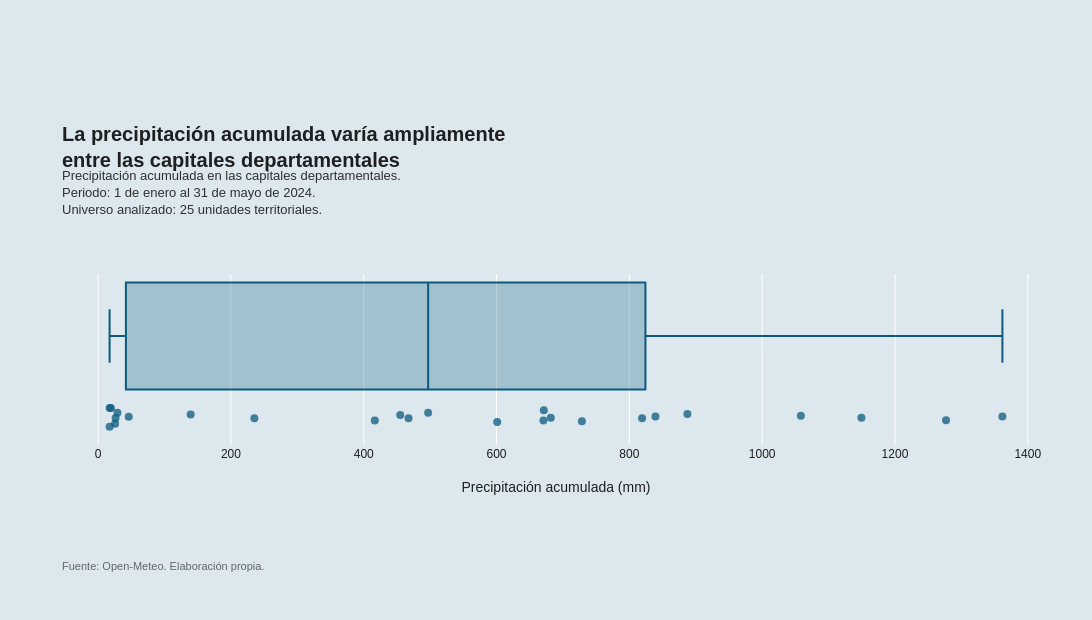

Notebook source saved alongside this figure:
### Markdown cell above
## Boxplot

### Code cell
# Importa Plotly Express, que usaremos para construir el boxplot.
import plotly.express as px


# Crea el boxplot usando la columna de precipitación acumulada.
fig_box = px.box(
    
    # Usa el dataframe principal.
    datos,
    
    # Define la variable numérica que irá en el eje X.
    x="lluvia_total_mm",
    
    # Muestra también todos los puntos individuales junto con la caja.
    points="all",
    
    # Cuando se pase el mouse sobre un punto, se mostrará el departamento.
    hover_name="departamento",
    
    # Cambia el nombre que aparecerá en el eje X.
    labels={
        "lluvia_total_mm": "Precipitación acumulada (mm)"
    }
)


# Ajusta el estilo visual de la caja y de los puntos.
fig_box.update_traces(
    
    # Hace la caja más delgada para que no se vea tan grande.
    width=0.18,
    
    # Define el color de relleno de la caja con algo de transparencia.
    fillcolor="rgba(11, 90, 125, 0.28)",
    
    # Define el color y grosor del borde de la caja.
    line=dict(
        color="#0B5A7D",
        width=2
    ),
    
    # Ajusta el aspecto de los puntos individuales.
    marker=dict(
        color="#0B5A7D",
        size=8,
        opacity=0.75
    )
)


# Ajusta el diseño general del gráfico.
fig_box.update_layout(
    
    # Define el color de fondo del área del gráfico.
    plot_bgcolor="#DCE8EE",
    
    # Define el color de fondo de toda la figura.
    paper_bgcolor="#DCE8EE",
    
    # Define el ancho total de la figura.
    width=1100,
    
    # Define la altura total de la figura.
    height=620,
    
    # Define los márgenes: izquierda, derecha, arriba y abajo.
    margin=dict(
        l=60,
        r=40,
        t=190,
        b=130
    ),
    
    # Define la fuente general del gráfico.
    font=dict(
        family="Arial",
        size=12,
        color="#1F1F1F"
    ),
    
    # Oculta la leyenda porque aquí no la necesitamos.
    showlegend=False
)


# Ajusta el eje X.
fig_box.update_xaxes(
    
    # Coloca el título del eje X.
    title="Precipitación acumulada (mm)",
    
    # Muestra líneas de cuadrícula verticales.
    showgrid=True,
    
    # Define el color de las líneas de cuadrícula.
    gridcolor="white",
    
    # Oculta la línea especial del cero.
    zeroline=False,
    
    # Da un poco más de espacio entre el eje y su título.
    title_standoff=22
)


# Ajusta el eje Y.
fig_box.update_yaxes(
    
    # Oculta las etiquetas del eje Y, porque no aportan información aquí.
    showticklabels=False,
    
    # Oculta la cuadrícula horizontal.
    showgrid=False,
    
    # Quita el título del eje Y.
    title=None,
    
    # Define en qué parte vertical de la figura aparecerá el gráfico.
    # Esto ayuda a que el boxplot suba y no quede tan abajo.
    domain=[0.15, 0.72]
)


# Agrega el título principal del gráfico.
fig_box.add_annotation(
    
    # Lo coloca al extremo izquierdo.
    x=0,
    
    # Lo coloca en la parte superior.
    y=1.23,
    
    # Usa el sistema de coordenadas de toda la figura.
    xref="paper",
    yref="paper",
    
    # Escribe el título en dos líneas para que no se corte.
    text=(
        "<b>La precipitación acumulada varía ampliamente</b><br>"
        "<b>entre las capitales departamentales</b>"
    ),
    
    # Indica que no se dibuje una flecha.
    showarrow=False,
    
    # Alinea el bloque de texto a la izquierda.
    xanchor="left",
    align="left",
    
    # Define el estilo del título.
    font=dict(
        size=20,
        color="#1F1F1F"
    )
)


# Agrega el subtítulo explicativo.
fig_box.add_annotation(
    
    # Lo alinea al extremo izquierdo.
    x=0,
    
    # Lo coloca debajo del título.
    y=1.08,
    
    # Usa el sistema de coordenadas de toda la figura.
    xref="paper",
    yref="paper",
    
    # Alinea el texto a la izquierda.
    xanchor="left",
    align="left",
    
    # No dibuja flecha.
    showarrow=False,
    
    # Escribe el subtítulo en varias líneas.
    text=(
        "Precipitación acumulada en las capitales departamentales.<br>"
        "Periodo: 1 de enero al 31 de mayo de 2024.<br>"
        "Universo analizado: 25 unidades territoriales."
    ),
    
    # Define el estilo del subtítulo.
    font=dict(
        size=13,
        color="#303030"
    )
)


# Agrega la fuente al pie del gráfico.
fig_box.add_annotation(
    
    # Coloca la fuente abajo a la izquierda.
    x=0,
    y=-0.28,
    
    # Usa coordenadas relativas a toda la figura.
    xref="paper",
    yref="paper",
    
    # Texto de la fuente.
    text="Fuente: Open-Meteo. Elaboración propia.",
    
    # No dibuja flecha.
    showarrow=False,
    
    # Alinea el texto a la izquierda.
    xanchor="left",
    
    # Estilo del texto de fuente.
    font=dict(
        size=11,
        color="#666666"
    )
)


# Muestra el gráfico final.
fig_box.show()

### Figure 1 — Plotly figure (JSON) as saved in the notebook; plotly's stock layout.template omitted (floating-point values rounded to 4 significant figures)
{"data": [{"alignmentgroup": "True", "boxpoints": "all", "fillcolor": "rgba(11, 90, 125, 0.28)", "hovertemplate": "<b>%{hovertext}</b><br><br>Precipitación acumulada (mm)=%{x}<extra></extra>", "hovertext": ["Amazonas", "Áncash", "Apurímac", "Arequipa", "Ayacucho", "Cajamarca", "Callao", "Cusco", "Huancavelica", "Huánuco", "Ica", "Junín", "La Libertad", "Lambayeque", "Lima", "Loreto", "Madre de Dios", "Moquegua", "Pasco", "Piura", "Puno", "San Martín", "Tacna", "Tumbes", "Ucayali"], "legendgroup": "", "line": {"color": "#0B5A7D", "width": 2}, "marker": {"color": "#0B5A7D", "opacity": 0.75, "size": 8}, "name": "", "notched": false, "offsetgroup": "", "orientation": "h", "showlegend": false, "type": "box", "width": 0.18, "x": [455.0, 1058.0, 670.6, 235.3, 467.5, 671.2, 17.3, 601.0, 819.2, 416.7, 19.3, 1277.0, 26.3, 25.6, 17.3, 1362.0, 1150.0, 29.1, 839.3, 139.4, 728.6, 681.7, 46.1, 497.0, 887.4], "x0": " ", "xaxis": "x", "y0": " ", "yaxis": "y"}], "layout": {"annotations": [{"align": "left", "font": {"color": "#1F1F1F", "size": 20}, "showarrow": false, "text": "<b>La precipitación acumulada varía ampliamente</b><br><b>entre las capitales departamentales</b>", "x": 0, "xanchor": "left", "xref": "paper", "y": 1.23, "yref": "paper"}, {"align": "left", "font": {"color": "#303030", "size": 13}, "showarrow": false, "text": "Precipitación acumulada en las capitales departamentales.<br>Periodo: 1 de enero al 31 de mayo de 2024.<br>Universo analizado: 25 unidades territoriales.", "x": 0, "xanchor": "left", "xref": "paper", "y": 1.08, "yref": "paper"}, {"font": {"color": "#666666", "size": 11}, "showarrow": false, "text": "Fuente: Open-Meteo. Elaboración propia.", "x": 0, "xanchor": "left", "xref": "paper", "y": -0.28, "yref": "paper"}], "boxmode": "group", "font": {"color": "#1F1F1F", "family": "Arial", "size": 12}, "height": 620, "legend": {"tracegroupgap": 0}, "margin": {"b": 130, "l": 60, "r": 40, "t": 190}, "paper_bgcolor": "#DCE8EE", "plot_bgcolor": "#DCE8EE", "showlegend": false, "width": 1100, "xaxis": {"anchor": "y", "domain": [0, 1], "gridcolor": "white", "showgrid": true, "title": {"standoff": 22, "text": "Precipitación acumulada (mm)"}, "zeroline": false}, "yaxis": {"anchor": "x", "domain": [0.15, 0.72], "showgrid": false, "showticklabels": false, "title": {}}}}
